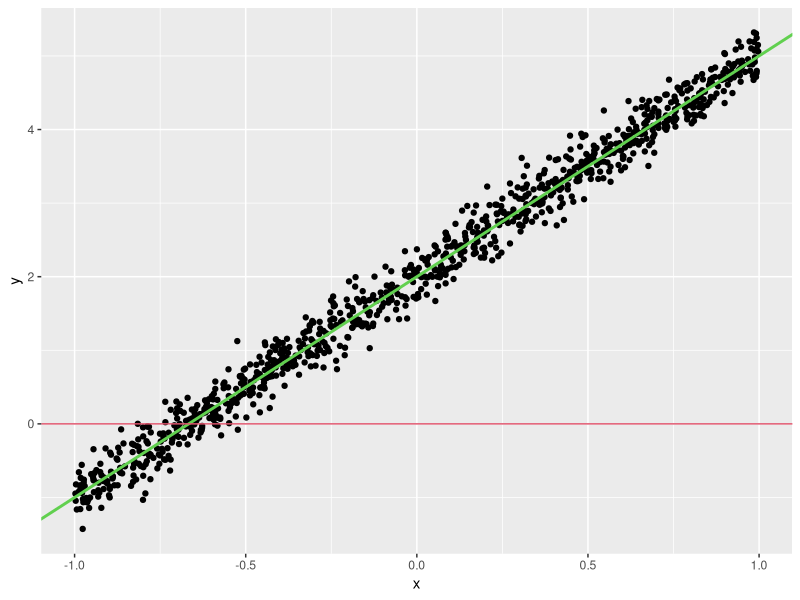
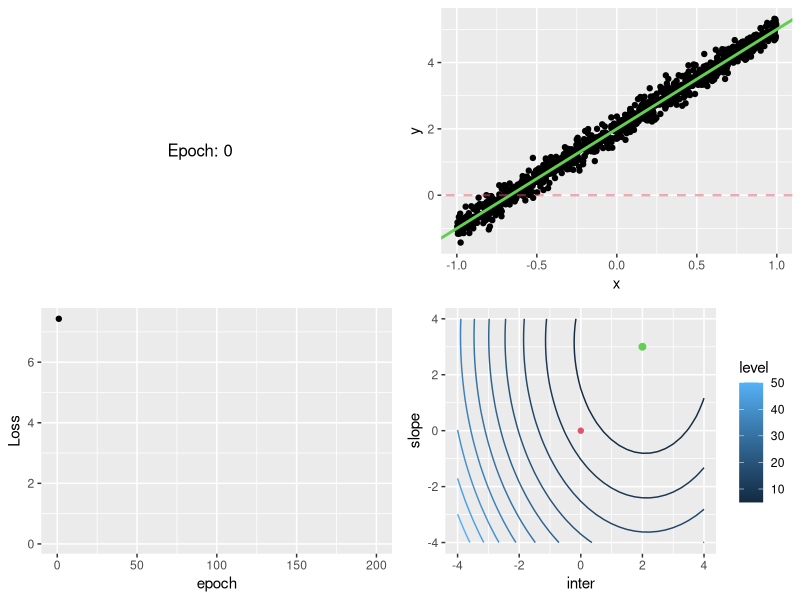
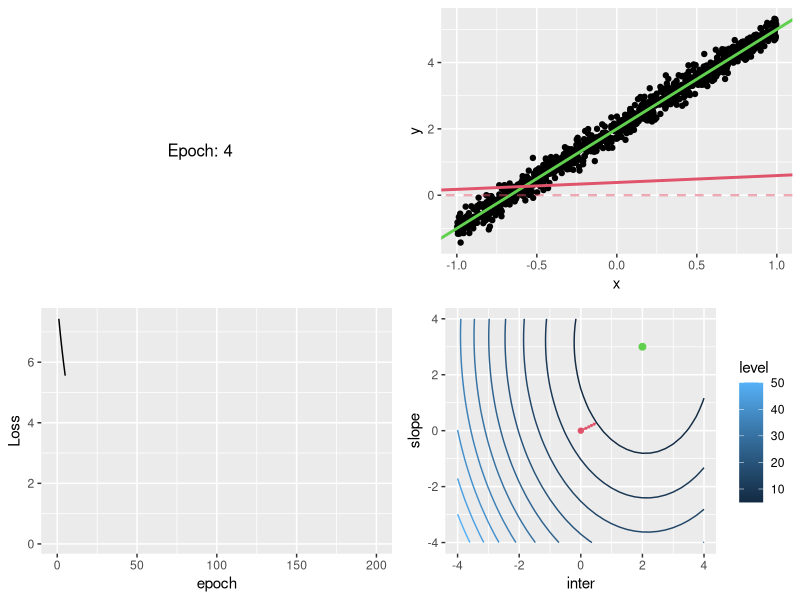
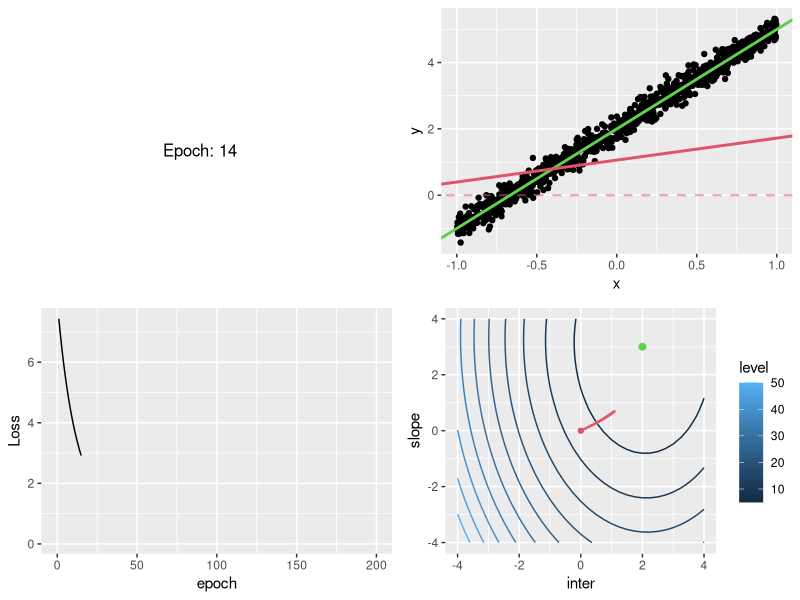
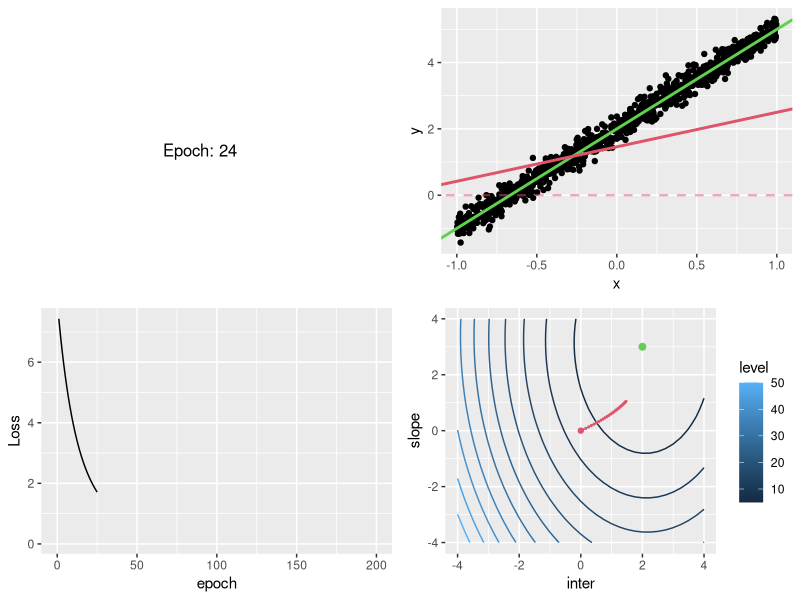
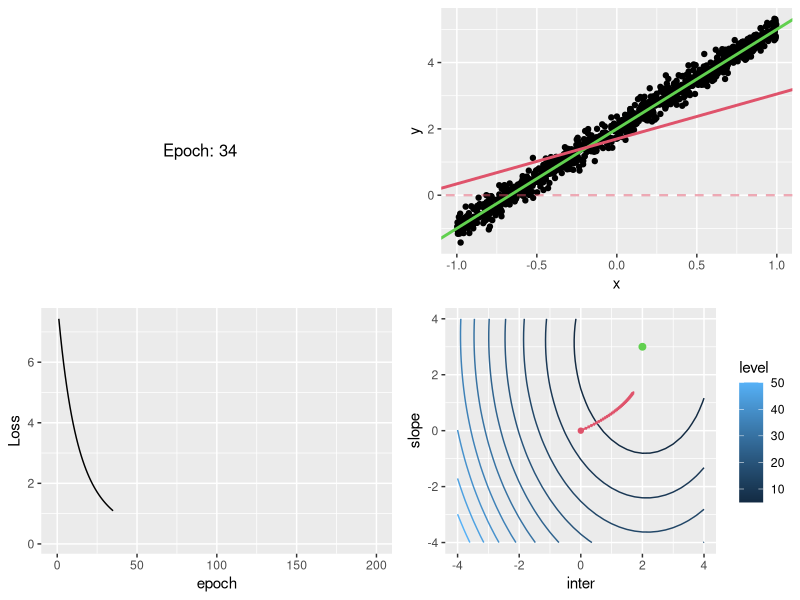
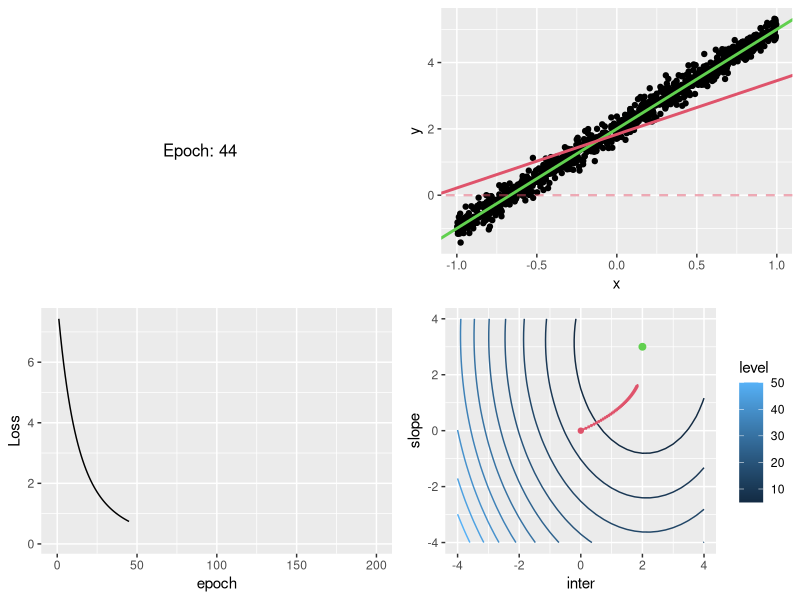
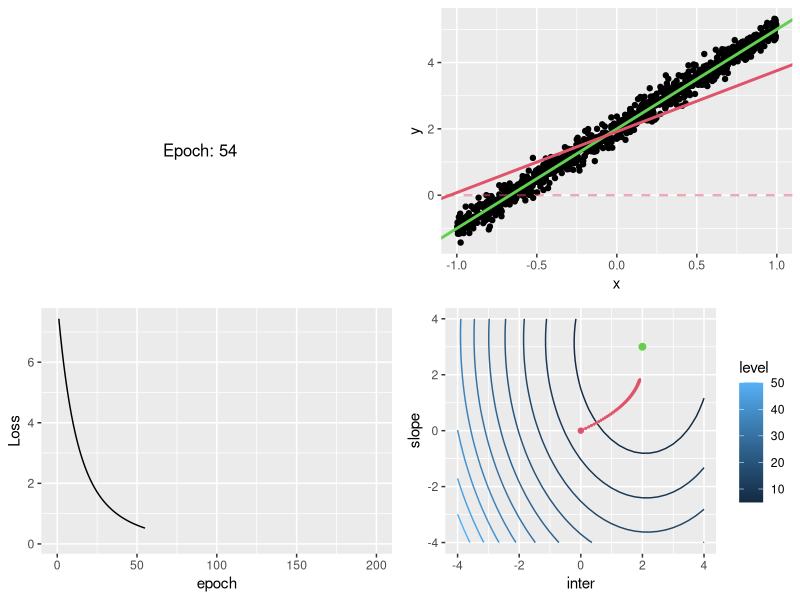

These charts were generated, in order, by the following R code: (Note: a time limit stopped this script after it produced the figures.)
library(ggplot2)
library(gridExtra)
library(dplyr)

x = runif(1000,-1,1)

##set the "true" parameters
#choose numbers between -4 and 4, please
intercept = 2
slope = 3

##initialize parameters
#choose numbers between -4 and 4, please
init_intercept = 0
init_slope = 0

y = slope * x + intercept + 0.2 * rnorm(length(x))

grad_desc_data = data.frame(inter = 1, x = x, y = y)

X_mat = as.matrix(grad_desc_data[,c("inter","x")])


p = ggplot(data = grad_desc_data) + 
  aes(x = x, y = y) +
  geom_point() + 
  geom_abline(slope = slope, intercept = intercept
                , colour = 3, size = 1)

p + geom_abline(slope = init_slope, intercept = init_intercept, col = 2)


cost = function(X,y,theta) {
  mean((y - X %*% theta)^2)
}


num_epoch = 200
alpha = .05



#initialize
theta = matrix(c(init_intercept,init_slope),nrow = 2)

cost_history = vector("numeric",num_epoch)
param_history = 
  data.frame(
    inter = vector("numeric",num_epoch)
    ,slope  = vector("numeric",num_epoch)
    )

cost_history[1] = cost(X_mat,y, theta)
param_history[1,] = t(theta)

for (i in 2:num_epoch){
  error = (y - X_mat %*% theta)
  delta = -t(X_mat) %*% error / length(y)
  theta = theta - alpha * delta
  
  cost_history[i] = cost(X_mat,y, theta)
  param_history[i,] = t(theta)
}


data_plot = ggplot(data = grad_desc_data) + 
  aes(x = x, y = y) +
  geom_point() + 
  geom_abline(slope = slope, intercept = intercept
              , colour = 3, size = 1
              ) + 
  geom_abline(slope = init_slope, intercept = init_intercept
              , colour = 2
              , size = .75
              , lty = 2
              , alpha = .5
              )




lossPlot = qplot(1:length(cost_history),cost_history
      ,geom = "line"
      ,xlim = c(0,num_epoch)
      ,ylim = range(cost_history)
      ,ylab = "Loss"
      ,xlab = "epoch"
      )






##contour plot creation
axis_range = seq(-4,4,.25)

cost_df = expand.grid(inter = axis_range, slope = axis_range)

cost_df$cost = sapply(
  split(cost_df,1:dim(cost_df)[1])
  ,function(theta) do.call(cost,list(X = X_mat, y = y,theta = as.matrix(t(theta))))
  )

param_seg = param_history %>% mutate(next_inter=lead(inter),next_slope=lead(slope))


lossCountour = ggplot(data = cost_df, aes(x=inter,y=slope)) + 
  geom_contour(aes(z = cost, colour = stat(level))) + 
  geom_point(data = data.frame(inter = intercept,slope = slope)
             , colour = 3
             , size = 2
             ) +
  geom_point(data = data.frame(inter = init_intercept,slope = init_slope)
             , colour = 2
             ) 





grid.arrange(
  grid::textGrob(paste("Epoch:", 0))
  , data_plot
  , qplot(1:length(cost_history[1:1]),cost_history[1:1]
          ,xlim = c(0,num_epoch)
          ,ylim = range(cost_history)
          ,ylab = "Loss"
          ,xlab = "epoch"
  )
  , lossCountour 
  , ncol = 2
)




plot_sequence = c(seq(5,num_epoch,10))

for (i in plot_sequence){
  grid.arrange(
    grid::textGrob(paste("Epoch:", i - 1))
    
    , data_plot + 
      geom_abline(data = param_history[i,]
                  ,aes(slope = slope, intercept = inter)
                  , colour = 2, size = 1
                  )

    , qplot(1:length(cost_history[1:i]),cost_history[1:i]
            ,geom = "line"
            ,xlim = c(0,num_epoch)
            ,ylim = range(cost_history)
            ,ylab = "Loss"
            ,xlab = "epoch"
            )
    
    , lossCountour +
      geom_segment(data = param_seg[1:i,]
                   ,aes(xend = next_inter,yend = next_slope)
                   ,colour = 2
                   ,arrow = arrow(length = unit(0.01, "npc")
                                  )
                   )
    , ncol = 2
    )
  Sys.sleep(5)
}

print(theta)
#how does this estimate compare to the OLS estimate? 
lm(y~x)
